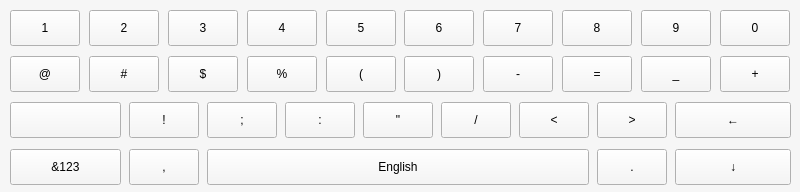
<?xml version="1.0" encoding="UTF-8"?>
<ui version="4.0">
 <class>KeyBoardWidget</class>
 <widget class="QWidget" name="KeyBoardWidget">
  <property name="geometry">
   <rect>
    <x>0</x>
    <y>0</y>
    <width>800</width>
    <height>192</height>
   </rect>
  </property>
  <property name="focusPolicy">
   <enum>Qt::NoFocus</enum>
  </property>
  <property name="windowTitle">
   <string>Widget</string>
  </property>
  <property name="styleSheet">
   <string notr="true">background-color: rgb(246, 246, 246);</string>
  </property>
  <widget class="QStackedWidget" name="stackedWidget">
   <property name="geometry">
    <rect>
     <x>0</x>
     <y>0</y>
     <width>800</width>
     <height>191</height>
    </rect>
   </property>
   <property name="currentIndex">
    <number>1</number>
   </property>
   <widget class="QWidget" name="page">
    <widget class="KeyPushButton" name="keyBtn1_1">
     <property name="geometry">
      <rect>
       <x>10</x>
       <y>10</y>
       <width>70</width>
       <height>36</height>
      </rect>
     </property>
     <property name="minimumSize">
      <size>
       <width>70</width>
       <height>36</height>
      </size>
     </property>
     <property name="focusPolicy">
      <enum>Qt::NoFocus</enum>
     </property>
     <property name="text">
      <string>q</string>
     </property>
    </widget>
    <widget class="KeyPushButton" name="keyBtn1_2">
     <property name="geometry">
      <rect>
       <x>89</x>
       <y>10</y>
       <width>70</width>
       <height>36</height>
      </rect>
     </property>
     <property name="minimumSize">
      <size>
       <width>70</width>
       <height>36</height>
      </size>
     </property>
     <property name="focusPolicy">
      <enum>Qt::NoFocus</enum>
     </property>
     <property name="text">
      <string>w</string>
     </property>
    </widget>
    <widget class="KeyPushButton" name="keyBtn1_3">
     <property name="geometry">
      <rect>
       <x>168</x>
       <y>10</y>
       <width>70</width>
       <height>36</height>
      </rect>
     </property>
     <property name="minimumSize">
      <size>
       <width>70</width>
       <height>36</height>
      </size>
     </property>
     <property name="focusPolicy">
      <enum>Qt::NoFocus</enum>
     </property>
     <property name="text">
      <string>e</string>
     </property>
    </widget>
    <widget class="KeyPushButton" name="keyBtn1_4">
     <property name="geometry">
      <rect>
       <x>247</x>
       <y>10</y>
       <width>70</width>
       <height>36</height>
      </rect>
     </property>
     <property name="minimumSize">
      <size>
       <width>70</width>
       <height>36</height>
      </size>
     </property>
     <property name="focusPolicy">
      <enum>Qt::NoFocus</enum>
     </property>
     <property name="text">
      <string>r</string>
     </property>
    </widget>
    <widget class="KeyPushButton" name="keyBtn1_5">
     <property name="geometry">
      <rect>
       <x>326</x>
       <y>10</y>
       <width>70</width>
       <height>36</height>
      </rect>
     </property>
     <property name="minimumSize">
      <size>
       <width>70</width>
       <height>36</height>
      </size>
     </property>
     <property name="focusPolicy">
      <enum>Qt::NoFocus</enum>
     </property>
     <property name="text">
      <string>t</string>
     </property>
    </widget>
    <widget class="KeyPushButton" name="keyBtn1_6">
     <property name="geometry">
      <rect>
       <x>404</x>
       <y>10</y>
       <width>70</width>
       <height>36</height>
      </rect>
     </property>
     <property name="minimumSize">
      <size>
       <width>70</width>
       <height>36</height>
      </size>
     </property>
     <property name="focusPolicy">
      <enum>Qt::NoFocus</enum>
     </property>
     <property name="text">
      <string>y</string>
     </property>
    </widget>
    <widget class="KeyPushButton" name="keyBtn1_7">
     <property name="geometry">
      <rect>
       <x>483</x>
       <y>10</y>
       <width>70</width>
       <height>36</height>
      </rect>
     </property>
     <property name="minimumSize">
      <size>
       <width>70</width>
       <height>36</height>
      </size>
     </property>
     <property name="focusPolicy">
      <enum>Qt::NoFocus</enum>
     </property>
     <property name="text">
      <string>u</string>
     </property>
    </widget>
    <widget class="KeyPushButton" name="keyBtn1_8">
     <property name="geometry">
      <rect>
       <x>562</x>
       <y>10</y>
       <width>70</width>
       <height>36</height>
      </rect>
     </property>
     <property name="minimumSize">
      <size>
       <width>70</width>
       <height>36</height>
      </size>
     </property>
     <property name="focusPolicy">
      <enum>Qt::NoFocus</enum>
     </property>
     <property name="text">
      <string>i</string>
     </property>
    </widget>
    <widget class="KeyPushButton" name="keyBtn1_9">
     <property name="geometry">
      <rect>
       <x>641</x>
       <y>10</y>
       <width>70</width>
       <height>36</height>
      </rect>
     </property>
     <property name="minimumSize">
      <size>
       <width>70</width>
       <height>36</height>
      </size>
     </property>
     <property name="focusPolicy">
      <enum>Qt::NoFocus</enum>
     </property>
     <property name="text">
      <string>o</string>
     </property>
    </widget>
    <widget class="KeyPushButton" name="keyBtn1_10">
     <property name="geometry">
      <rect>
       <x>720</x>
       <y>10</y>
       <width>70</width>
       <height>36</height>
      </rect>
     </property>
     <property name="minimumSize">
      <size>
       <width>70</width>
       <height>36</height>
      </size>
     </property>
     <property name="focusPolicy">
      <enum>Qt::NoFocus</enum>
     </property>
     <property name="text">
      <string>p</string>
     </property>
    </widget>
    <widget class="KeyPushButton" name="keyBtn1_11">
     <property name="geometry">
      <rect>
       <x>51</x>
       <y>56</y>
       <width>70</width>
       <height>36</height>
      </rect>
     </property>
     <property name="minimumSize">
      <size>
       <width>70</width>
       <height>36</height>
      </size>
     </property>
     <property name="focusPolicy">
      <enum>Qt::NoFocus</enum>
     </property>
     <property name="text">
      <string>a</string>
     </property>
    </widget>
    <widget class="KeyPushButton" name="keyBtn1_12">
     <property name="geometry">
      <rect>
       <x>129</x>
       <y>56</y>
       <width>70</width>
       <height>36</height>
      </rect>
     </property>
     <property name="minimumSize">
      <size>
       <width>70</width>
       <height>36</height>
      </size>
     </property>
     <property name="focusPolicy">
      <enum>Qt::NoFocus</enum>
     </property>
     <property name="text">
      <string>s</string>
     </property>
    </widget>
    <widget class="KeyPushButton" name="keyBtn1_13">
     <property name="geometry">
      <rect>
       <x>207</x>
       <y>56</y>
       <width>70</width>
       <height>36</height>
      </rect>
     </property>
     <property name="minimumSize">
      <size>
       <width>70</width>
       <height>36</height>
      </size>
     </property>
     <property name="focusPolicy">
      <enum>Qt::NoFocus</enum>
     </property>
     <property name="text">
      <string>d</string>
     </property>
    </widget>
    <widget class="KeyPushButton" name="keyBtn1_14">
     <property name="geometry">
      <rect>
       <x>285</x>
       <y>56</y>
       <width>70</width>
       <height>36</height>
      </rect>
     </property>
     <property name="minimumSize">
      <size>
       <width>70</width>
       <height>36</height>
      </size>
     </property>
     <property name="focusPolicy">
      <enum>Qt::NoFocus</enum>
     </property>
     <property name="text">
      <string>f</string>
     </property>
    </widget>
    <widget class="KeyPushButton" name="keyBtn1_15">
     <property name="geometry">
      <rect>
       <x>363</x>
       <y>56</y>
       <width>70</width>
       <height>36</height>
      </rect>
     </property>
     <property name="minimumSize">
      <size>
       <width>70</width>
       <height>36</height>
      </size>
     </property>
     <property name="focusPolicy">
      <enum>Qt::NoFocus</enum>
     </property>
     <property name="text">
      <string>g</string>
     </property>
    </widget>
    <widget class="KeyPushButton" name="keyBtn1_16">
     <property name="geometry">
      <rect>
       <x>441</x>
       <y>56</y>
       <width>70</width>
       <height>36</height>
      </rect>
     </property>
     <property name="minimumSize">
      <size>
       <width>70</width>
       <height>36</height>
      </size>
     </property>
     <property name="focusPolicy">
      <enum>Qt::NoFocus</enum>
     </property>
     <property name="text">
      <string>h</string>
     </property>
    </widget>
    <widget class="KeyPushButton" name="keyBtn1_17">
     <property name="geometry">
      <rect>
       <x>519</x>
       <y>56</y>
       <width>70</width>
       <height>36</height>
      </rect>
     </property>
     <property name="minimumSize">
      <size>
       <width>70</width>
       <height>36</height>
      </size>
     </property>
     <property name="focusPolicy">
      <enum>Qt::NoFocus</enum>
     </property>
     <property name="text">
      <string>j</string>
     </property>
    </widget>
    <widget class="KeyPushButton" name="keyBtn1_18">
     <property name="geometry">
      <rect>
       <x>597</x>
       <y>56</y>
       <width>70</width>
       <height>36</height>
      </rect>
     </property>
     <property name="minimumSize">
      <size>
       <width>70</width>
       <height>36</height>
      </size>
     </property>
     <property name="focusPolicy">
      <enum>Qt::NoFocus</enum>
     </property>
     <property name="text">
      <string>k</string>
     </property>
    </widget>
    <widget class="KeyPushButton" name="keyBtn1_19">
     <property name="geometry">
      <rect>
       <x>675</x>
       <y>56</y>
       <width>70</width>
       <height>36</height>
      </rect>
     </property>
     <property name="minimumSize">
      <size>
       <width>70</width>
       <height>36</height>
      </size>
     </property>
     <property name="focusPolicy">
      <enum>Qt::NoFocus</enum>
     </property>
     <property name="text">
      <string>l</string>
     </property>
    </widget>
    <widget class="KeyPushButton" name="zimuShiftBtn">
     <property name="geometry">
      <rect>
       <x>10</x>
       <y>102</y>
       <width>111</width>
       <height>36</height>
      </rect>
     </property>
     <property name="minimumSize">
      <size>
       <width>70</width>
       <height>36</height>
      </size>
     </property>
     <property name="focusPolicy">
      <enum>Qt::NoFocus</enum>
     </property>
     <property name="text">
      <string/>
     </property>
    </widget>
    <widget class="KeyPushButton" name="keyBtn1_20">
     <property name="geometry">
      <rect>
       <x>129</x>
       <y>102</y>
       <width>70</width>
       <height>36</height>
      </rect>
     </property>
     <property name="minimumSize">
      <size>
       <width>70</width>
       <height>36</height>
      </size>
     </property>
     <property name="focusPolicy">
      <enum>Qt::NoFocus</enum>
     </property>
     <property name="text">
      <string>z</string>
     </property>
    </widget>
    <widget class="KeyPushButton" name="keyBtn1_21">
     <property name="geometry">
      <rect>
       <x>207</x>
       <y>102</y>
       <width>70</width>
       <height>36</height>
      </rect>
     </property>
     <property name="minimumSize">
      <size>
       <width>70</width>
       <height>36</height>
      </size>
     </property>
     <property name="focusPolicy">
      <enum>Qt::NoFocus</enum>
     </property>
     <property name="text">
      <string>x</string>
     </property>
    </widget>
    <widget class="KeyPushButton" name="keyBtn1_22">
     <property name="geometry">
      <rect>
       <x>285</x>
       <y>102</y>
       <width>70</width>
       <height>36</height>
      </rect>
     </property>
     <property name="minimumSize">
      <size>
       <width>70</width>
       <height>36</height>
      </size>
     </property>
     <property name="focusPolicy">
      <enum>Qt::NoFocus</enum>
     </property>
     <property name="text">
      <string>c</string>
     </property>
    </widget>
    <widget class="KeyPushButton" name="keyBtn1_23">
     <property name="geometry">
      <rect>
       <x>363</x>
       <y>102</y>
       <width>70</width>
       <height>36</height>
      </rect>
     </property>
     <property name="minimumSize">
      <size>
       <width>70</width>
       <height>36</height>
      </size>
     </property>
     <property name="focusPolicy">
      <enum>Qt::NoFocus</enum>
     </property>
     <property name="text">
      <string>v</string>
     </property>
    </widget>
    <widget class="KeyPushButton" name="keyBtn1_24">
     <property name="geometry">
      <rect>
       <x>441</x>
       <y>102</y>
       <width>70</width>
       <height>36</height>
      </rect>
     </property>
     <property name="minimumSize">
      <size>
       <width>70</width>
       <height>36</height>
      </size>
     </property>
     <property name="focusPolicy">
      <enum>Qt::NoFocus</enum>
     </property>
     <property name="text">
      <string>b</string>
     </property>
    </widget>
    <widget class="KeyPushButton" name="keyBtn1_25">
     <property name="geometry">
      <rect>
       <x>519</x>
       <y>102</y>
       <width>70</width>
       <height>36</height>
      </rect>
     </property>
     <property name="minimumSize">
      <size>
       <width>70</width>
       <height>36</height>
      </size>
     </property>
     <property name="focusPolicy">
      <enum>Qt::NoFocus</enum>
     </property>
     <property name="text">
      <string>n</string>
     </property>
    </widget>
    <widget class="KeyPushButton" name="zimuDeleteBtn">
     <property name="geometry">
      <rect>
       <x>675</x>
       <y>102</y>
       <width>116</width>
       <height>36</height>
      </rect>
     </property>
     <property name="minimumSize">
      <size>
       <width>70</width>
       <height>36</height>
      </size>
     </property>
     <property name="focusPolicy">
      <enum>Qt::NoFocus</enum>
     </property>
     <property name="styleSheet">
      <string notr="true"/>
     </property>
     <property name="text">
      <string>←</string>
     </property>
    </widget>
    <widget class="KeyPushButton" name="keyBtn1_26">
     <property name="geometry">
      <rect>
       <x>597</x>
       <y>102</y>
       <width>70</width>
       <height>36</height>
      </rect>
     </property>
     <property name="minimumSize">
      <size>
       <width>70</width>
       <height>36</height>
      </size>
     </property>
     <property name="focusPolicy">
      <enum>Qt::NoFocus</enum>
     </property>
     <property name="text">
      <string>m</string>
     </property>
    </widget>
    <zorder>zimuShiftBtn</zorder>
    <zorder>keyBtn1_20</zorder>
    <zorder>keyBtn1_21</zorder>
    <zorder>keyBtn1_22</zorder>
    <zorder>keyBtn1_23</zorder>
    <zorder>keyBtn1_24</zorder>
    <zorder>keyBtn1_25</zorder>
    <zorder>zimuDeleteBtn</zorder>
    <zorder>keyBtn1_26</zorder>
    <zorder>keyBtn1_1</zorder>
    <zorder>keyBtn1_2</zorder>
    <zorder>keyBtn1_3</zorder>
    <zorder>keyBtn1_4</zorder>
    <zorder>keyBtn1_5</zorder>
    <zorder>keyBtn1_6</zorder>
    <zorder>keyBtn1_7</zorder>
    <zorder>keyBtn1_8</zorder>
    <zorder>keyBtn1_9</zorder>
    <zorder>keyBtn1_10</zorder>
    <zorder>keyBtn1_11</zorder>
    <zorder>keyBtn1_12</zorder>
    <zorder>keyBtn1_13</zorder>
    <zorder>keyBtn1_14</zorder>
    <zorder>keyBtn1_15</zorder>
    <zorder>keyBtn1_16</zorder>
    <zorder>keyBtn1_17</zorder>
    <zorder>keyBtn1_18</zorder>
    <zorder>keyBtn1_19</zorder>
   </widget>
   <widget class="QWidget" name="page_2">
    <widget class="KeyPushButton" name="keyBtn2_16">
     <property name="geometry">
      <rect>
       <x>404</x>
       <y>56</y>
       <width>70</width>
       <height>36</height>
      </rect>
     </property>
     <property name="minimumSize">
      <size>
       <width>70</width>
       <height>36</height>
      </size>
     </property>
     <property name="focusPolicy">
      <enum>Qt::NoFocus</enum>
     </property>
     <property name="text">
      <string>)</string>
     </property>
    </widget>
    <widget class="KeyPushButton" name="keyBtn2_12">
     <property name="geometry">
      <rect>
       <x>89</x>
       <y>56</y>
       <width>70</width>
       <height>36</height>
      </rect>
     </property>
     <property name="minimumSize">
      <size>
       <width>70</width>
       <height>36</height>
      </size>
     </property>
     <property name="focusPolicy">
      <enum>Qt::NoFocus</enum>
     </property>
     <property name="text">
      <string>#</string>
     </property>
    </widget>
    <widget class="KeyPushButton" name="keyBtn2_15">
     <property name="geometry">
      <rect>
       <x>326</x>
       <y>56</y>
       <width>70</width>
       <height>36</height>
      </rect>
     </property>
     <property name="minimumSize">
      <size>
       <width>70</width>
       <height>36</height>
      </size>
     </property>
     <property name="focusPolicy">
      <enum>Qt::NoFocus</enum>
     </property>
     <property name="text">
      <string>(</string>
     </property>
    </widget>
    <widget class="KeyPushButton" name="keyBtn2_19">
     <property name="geometry">
      <rect>
       <x>641</x>
       <y>56</y>
       <width>70</width>
       <height>36</height>
      </rect>
     </property>
     <property name="minimumSize">
      <size>
       <width>70</width>
       <height>36</height>
      </size>
     </property>
     <property name="focusPolicy">
      <enum>Qt::NoFocus</enum>
     </property>
     <property name="text">
      <string>_</string>
     </property>
    </widget>
    <widget class="KeyPushButton" name="keyBtn2_20">
     <property name="geometry">
      <rect>
       <x>720</x>
       <y>56</y>
       <width>70</width>
       <height>36</height>
      </rect>
     </property>
     <property name="minimumSize">
      <size>
       <width>70</width>
       <height>36</height>
      </size>
     </property>
     <property name="focusPolicy">
      <enum>Qt::NoFocus</enum>
     </property>
     <property name="text">
      <string>+</string>
     </property>
    </widget>
    <widget class="KeyPushButton" name="keyBtn2_18">
     <property name="geometry">
      <rect>
       <x>562</x>
       <y>56</y>
       <width>70</width>
       <height>36</height>
      </rect>
     </property>
     <property name="minimumSize">
      <size>
       <width>70</width>
       <height>36</height>
      </size>
     </property>
     <property name="focusPolicy">
      <enum>Qt::NoFocus</enum>
     </property>
     <property name="text">
      <string>=</string>
     </property>
    </widget>
    <widget class="KeyPushButton" name="keyBtn2_13">
     <property name="geometry">
      <rect>
       <x>168</x>
       <y>56</y>
       <width>70</width>
       <height>36</height>
      </rect>
     </property>
     <property name="minimumSize">
      <size>
       <width>70</width>
       <height>36</height>
      </size>
     </property>
     <property name="focusPolicy">
      <enum>Qt::NoFocus</enum>
     </property>
     <property name="text">
      <string>$</string>
     </property>
    </widget>
    <widget class="KeyPushButton" name="keyBtn2_17">
     <property name="geometry">
      <rect>
       <x>483</x>
       <y>56</y>
       <width>70</width>
       <height>36</height>
      </rect>
     </property>
     <property name="minimumSize">
      <size>
       <width>70</width>
       <height>36</height>
      </size>
     </property>
     <property name="focusPolicy">
      <enum>Qt::NoFocus</enum>
     </property>
     <property name="text">
      <string>-</string>
     </property>
    </widget>
    <widget class="KeyPushButton" name="keyBtn2_14">
     <property name="geometry">
      <rect>
       <x>247</x>
       <y>56</y>
       <width>70</width>
       <height>36</height>
      </rect>
     </property>
     <property name="minimumSize">
      <size>
       <width>70</width>
       <height>36</height>
      </size>
     </property>
     <property name="focusPolicy">
      <enum>Qt::NoFocus</enum>
     </property>
     <property name="text">
      <string>%</string>
     </property>
    </widget>
    <widget class="KeyPushButton" name="keyBtn2_11">
     <property name="geometry">
      <rect>
       <x>10</x>
       <y>56</y>
       <width>70</width>
       <height>36</height>
      </rect>
     </property>
     <property name="minimumSize">
      <size>
       <width>70</width>
       <height>36</height>
      </size>
     </property>
     <property name="focusPolicy">
      <enum>Qt::NoFocus</enum>
     </property>
     <property name="text">
      <string>@</string>
     </property>
    </widget>
    <widget class="KeyPushButton" name="keyBtn2_25">
     <property name="geometry">
      <rect>
       <x>441</x>
       <y>102</y>
       <width>70</width>
       <height>36</height>
      </rect>
     </property>
     <property name="minimumSize">
      <size>
       <width>70</width>
       <height>36</height>
      </size>
     </property>
     <property name="focusPolicy">
      <enum>Qt::NoFocus</enum>
     </property>
     <property name="text">
      <string>/</string>
     </property>
    </widget>
    <widget class="KeyPushButton" name="keyBtn2_21">
     <property name="geometry">
      <rect>
       <x>129</x>
       <y>102</y>
       <width>70</width>
       <height>36</height>
      </rect>
     </property>
     <property name="minimumSize">
      <size>
       <width>70</width>
       <height>36</height>
      </size>
     </property>
     <property name="focusPolicy">
      <enum>Qt::NoFocus</enum>
     </property>
     <property name="text">
      <string>!</string>
     </property>
    </widget>
    <widget class="KeyPushButton" name="keyBtn2_24">
     <property name="geometry">
      <rect>
       <x>363</x>
       <y>102</y>
       <width>70</width>
       <height>36</height>
      </rect>
     </property>
     <property name="minimumSize">
      <size>
       <width>70</width>
       <height>36</height>
      </size>
     </property>
     <property name="focusPolicy">
      <enum>Qt::NoFocus</enum>
     </property>
     <property name="text">
      <string>&quot;</string>
     </property>
    </widget>
    <widget class="KeyPushButton" name="numDeleteBtn">
     <property name="geometry">
      <rect>
       <x>675</x>
       <y>102</y>
       <width>116</width>
       <height>36</height>
      </rect>
     </property>
     <property name="minimumSize">
      <size>
       <width>70</width>
       <height>36</height>
      </size>
     </property>
     <property name="focusPolicy">
      <enum>Qt::NoFocus</enum>
     </property>
     <property name="text">
      <string>←</string>
     </property>
    </widget>
    <widget class="KeyPushButton" name="keyBtn2_27">
     <property name="geometry">
      <rect>
       <x>597</x>
       <y>102</y>
       <width>70</width>
       <height>36</height>
      </rect>
     </property>
     <property name="minimumSize">
      <size>
       <width>70</width>
       <height>36</height>
      </size>
     </property>
     <property name="focusPolicy">
      <enum>Qt::NoFocus</enum>
     </property>
     <property name="text">
      <string>&gt;</string>
     </property>
    </widget>
    <widget class="KeyPushButton" name="keyBtn2_22">
     <property name="geometry">
      <rect>
       <x>207</x>
       <y>102</y>
       <width>70</width>
       <height>36</height>
      </rect>
     </property>
     <property name="minimumSize">
      <size>
       <width>70</width>
       <height>36</height>
      </size>
     </property>
     <property name="focusPolicy">
      <enum>Qt::NoFocus</enum>
     </property>
     <property name="text">
      <string>;</string>
     </property>
    </widget>
    <widget class="KeyPushButton" name="keyBtn2_26">
     <property name="geometry">
      <rect>
       <x>519</x>
       <y>102</y>
       <width>70</width>
       <height>36</height>
      </rect>
     </property>
     <property name="minimumSize">
      <size>
       <width>70</width>
       <height>36</height>
      </size>
     </property>
     <property name="focusPolicy">
      <enum>Qt::NoFocus</enum>
     </property>
     <property name="text">
      <string>&lt;</string>
     </property>
    </widget>
    <widget class="KeyPushButton" name="keyBtn2_23">
     <property name="geometry">
      <rect>
       <x>285</x>
       <y>102</y>
       <width>70</width>
       <height>36</height>
      </rect>
     </property>
     <property name="minimumSize">
      <size>
       <width>70</width>
       <height>36</height>
      </size>
     </property>
     <property name="focusPolicy">
      <enum>Qt::NoFocus</enum>
     </property>
     <property name="text">
      <string>:</string>
     </property>
    </widget>
    <widget class="KeyPushButton" name="numShiftBtn">
     <property name="geometry">
      <rect>
       <x>10</x>
       <y>102</y>
       <width>111</width>
       <height>36</height>
      </rect>
     </property>
     <property name="minimumSize">
      <size>
       <width>70</width>
       <height>36</height>
      </size>
     </property>
     <property name="focusPolicy">
      <enum>Qt::NoFocus</enum>
     </property>
     <property name="text">
      <string/>
     </property>
    </widget>
    <widget class="KeyPushButton" name="keyBtn2_6">
     <property name="geometry">
      <rect>
       <x>404</x>
       <y>10</y>
       <width>70</width>
       <height>36</height>
      </rect>
     </property>
     <property name="minimumSize">
      <size>
       <width>70</width>
       <height>36</height>
      </size>
     </property>
     <property name="focusPolicy">
      <enum>Qt::NoFocus</enum>
     </property>
     <property name="text">
      <string>6</string>
     </property>
    </widget>
    <widget class="KeyPushButton" name="keyBtn2_7">
     <property name="geometry">
      <rect>
       <x>483</x>
       <y>10</y>
       <width>70</width>
       <height>36</height>
      </rect>
     </property>
     <property name="minimumSize">
      <size>
       <width>70</width>
       <height>36</height>
      </size>
     </property>
     <property name="focusPolicy">
      <enum>Qt::NoFocus</enum>
     </property>
     <property name="text">
      <string>7</string>
     </property>
    </widget>
    <widget class="KeyPushButton" name="keyBtn2_8">
     <property name="geometry">
      <rect>
       <x>562</x>
       <y>10</y>
       <width>70</width>
       <height>36</height>
      </rect>
     </property>
     <property name="minimumSize">
      <size>
       <width>70</width>
       <height>36</height>
      </size>
     </property>
     <property name="focusPolicy">
      <enum>Qt::NoFocus</enum>
     </property>
     <property name="text">
      <string>8</string>
     </property>
    </widget>
    <widget class="KeyPushButton" name="keyBtn2_9">
     <property name="geometry">
      <rect>
       <x>641</x>
       <y>10</y>
       <width>70</width>
       <height>36</height>
      </rect>
     </property>
     <property name="minimumSize">
      <size>
       <width>70</width>
       <height>36</height>
      </size>
     </property>
     <property name="focusPolicy">
      <enum>Qt::NoFocus</enum>
     </property>
     <property name="text">
      <string>9</string>
     </property>
    </widget>
    <widget class="KeyPushButton" name="keyBtn2_10">
     <property name="geometry">
      <rect>
       <x>720</x>
       <y>10</y>
       <width>70</width>
       <height>36</height>
      </rect>
     </property>
     <property name="minimumSize">
      <size>
       <width>70</width>
       <height>36</height>
      </size>
     </property>
     <property name="focusPolicy">
      <enum>Qt::NoFocus</enum>
     </property>
     <property name="text">
      <string>0</string>
     </property>
    </widget>
    <widget class="KeyPushButton" name="keyBtn2_5">
     <property name="geometry">
      <rect>
       <x>326</x>
       <y>10</y>
       <width>70</width>
       <height>36</height>
      </rect>
     </property>
     <property name="minimumSize">
      <size>
       <width>70</width>
       <height>36</height>
      </size>
     </property>
     <property name="focusPolicy">
      <enum>Qt::NoFocus</enum>
     </property>
     <property name="text">
      <string>5</string>
     </property>
    </widget>
    <widget class="KeyPushButton" name="keyBtn2_1">
     <property name="geometry">
      <rect>
       <x>10</x>
       <y>10</y>
       <width>70</width>
       <height>36</height>
      </rect>
     </property>
     <property name="minimumSize">
      <size>
       <width>70</width>
       <height>36</height>
      </size>
     </property>
     <property name="focusPolicy">
      <enum>Qt::NoFocus</enum>
     </property>
     <property name="text">
      <string>1</string>
     </property>
    </widget>
    <widget class="KeyPushButton" name="keyBtn2_3">
     <property name="geometry">
      <rect>
       <x>168</x>
       <y>10</y>
       <width>70</width>
       <height>36</height>
      </rect>
     </property>
     <property name="minimumSize">
      <size>
       <width>70</width>
       <height>36</height>
      </size>
     </property>
     <property name="focusPolicy">
      <enum>Qt::NoFocus</enum>
     </property>
     <property name="text">
      <string>3</string>
     </property>
    </widget>
    <widget class="KeyPushButton" name="keyBtn2_2">
     <property name="geometry">
      <rect>
       <x>89</x>
       <y>10</y>
       <width>70</width>
       <height>36</height>
      </rect>
     </property>
     <property name="minimumSize">
      <size>
       <width>70</width>
       <height>36</height>
      </size>
     </property>
     <property name="focusPolicy">
      <enum>Qt::NoFocus</enum>
     </property>
     <property name="text">
      <string>2</string>
     </property>
    </widget>
    <widget class="KeyPushButton" name="keyBtn2_4">
     <property name="geometry">
      <rect>
       <x>247</x>
       <y>10</y>
       <width>70</width>
       <height>36</height>
      </rect>
     </property>
     <property name="minimumSize">
      <size>
       <width>70</width>
       <height>36</height>
      </size>
     </property>
     <property name="focusPolicy">
      <enum>Qt::NoFocus</enum>
     </property>
     <property name="text">
      <string>4</string>
     </property>
    </widget>
   </widget>
  </widget>
  <widget class="QFrame" name="frame">
   <property name="geometry">
    <rect>
     <x>0</x>
     <y>149</y>
     <width>800</width>
     <height>51</height>
    </rect>
   </property>
   <property name="frameShape">
    <enum>QFrame::NoFrame</enum>
   </property>
   <property name="frameShadow">
    <enum>QFrame::Raised</enum>
   </property>
   <widget class="KeyPushButton" name="changeWidgetBtn">
    <property name="geometry">
     <rect>
      <x>10</x>
      <y>0</y>
      <width>111</width>
      <height>36</height>
     </rect>
    </property>
    <property name="minimumSize">
     <size>
      <width>70</width>
      <height>36</height>
     </size>
    </property>
    <property name="focusPolicy">
     <enum>Qt::NoFocus</enum>
    </property>
    <property name="text">
     <string>&amp;&amp;123</string>
    </property>
   </widget>
   <widget class="KeyPushButton" name="douhaoBtn">
    <property name="geometry">
     <rect>
      <x>129</x>
      <y>0</y>
      <width>70</width>
      <height>36</height>
     </rect>
    </property>
    <property name="minimumSize">
     <size>
      <width>70</width>
      <height>36</height>
     </size>
    </property>
    <property name="focusPolicy">
     <enum>Qt::NoFocus</enum>
    </property>
    <property name="text">
     <string>,</string>
    </property>
   </widget>
   <widget class="KeyPushButton" name="dotBtn">
    <property name="geometry">
     <rect>
      <x>597</x>
      <y>0</y>
      <width>70</width>
      <height>36</height>
     </rect>
    </property>
    <property name="minimumSize">
     <size>
      <width>70</width>
      <height>36</height>
     </size>
    </property>
    <property name="focusPolicy">
     <enum>Qt::NoFocus</enum>
    </property>
    <property name="text">
     <string>.</string>
    </property>
   </widget>
   <widget class="KeyPushButton" name="baspBtn">
    <property name="geometry">
     <rect>
      <x>207</x>
      <y>0</y>
      <width>382</width>
      <height>36</height>
     </rect>
    </property>
    <property name="minimumSize">
     <size>
      <width>300</width>
      <height>36</height>
     </size>
    </property>
    <property name="focusPolicy">
     <enum>Qt::NoFocus</enum>
    </property>
    <property name="text">
     <string>English</string>
    </property>
   </widget>
   <widget class="KeyPushButton" name="hideBtn">
    <property name="geometry">
     <rect>
      <x>675</x>
      <y>0</y>
      <width>116</width>
      <height>36</height>
     </rect>
    </property>
    <property name="minimumSize">
     <size>
      <width>70</width>
      <height>36</height>
     </size>
    </property>
    <property name="focusPolicy">
     <enum>Qt::NoFocus</enum>
    </property>
    <property name="styleSheet">
     <string notr="true"/>
    </property>
    <property name="text">
     <string>↓</string>
    </property>
   </widget>
  </widget>
 </widget>
 <layoutdefault spacing="6" margin="11"/>
 <customwidgets>
  <customwidget>
   <class>KeyPushButton</class>
   <extends>QPushButton</extends>
   <header>keypushbutton.h</header>
  </customwidget>
 </customwidgets>
 <resources/>
 <connections/>
</ui>
